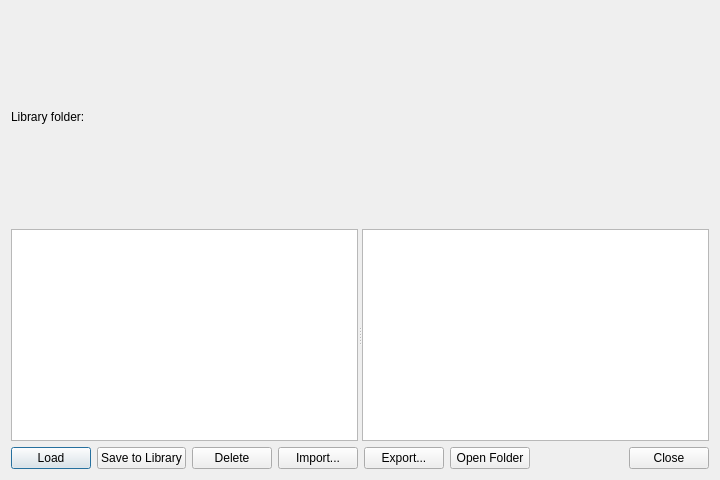
<?xml version="1.0" encoding="UTF-8"?>
<ui version="4.0">
 <class>PipelineLibraryDialog</class>
 <widget class="QDialog" name="PipelineLibraryDialog">
  <property name="geometry">
   <rect>
    <x>0</x>
    <y>0</y>
    <width>720</width>
    <height>480</height>
   </rect>
  </property>
  <property name="windowTitle">
   <string>Pipeline Library</string>
  </property>
  <layout class="QVBoxLayout" name="verticalLayout">
   <item>
    <widget class="QLabel" name="libraryPathLabel">
     <property name="text">
      <string>Library folder:</string>
     </property>
     <property name="wordWrap">
      <bool>true</bool>
     </property>
    </widget>
   </item>
   <item>
    <widget class="QSplitter" name="contentSplitter">
     <property name="orientation">
      <enum>Qt::Orientation::Horizontal</enum>
     </property>
     <widget class="QListWidget" name="pipelineListWidget">
      <property name="minimumSize">
       <size>
        <width>180</width>
        <height>0</height>
       </size>
      </property>
     </widget>
     <widget class="QTextEdit" name="previewTextEdit">
      <property name="font">
       <font>
        <family>monospace</family>
        <pointsize>9</pointsize>
       </font>
      </property>
      <property name="readOnly">
       <bool>true</bool>
      </property>
     </widget>
    </widget>
   </item>
   <item>
    <layout class="QHBoxLayout" name="actionButtonLayout">
     <item>
      <widget class="QPushButton" name="loadButton">
       <property name="text">
        <string>Load</string>
       </property>
      </widget>
     </item>
     <item>
      <widget class="QPushButton" name="saveToLibraryButton">
       <property name="text">
        <string>Save to Library</string>
       </property>
      </widget>
     </item>
     <item>
      <widget class="QPushButton" name="deleteButton">
       <property name="text">
        <string>Delete</string>
       </property>
      </widget>
     </item>
     <item>
      <widget class="QPushButton" name="importButton">
       <property name="text">
        <string>Import...</string>
       </property>
      </widget>
     </item>
     <item>
      <widget class="QPushButton" name="exportButton">
       <property name="text">
        <string>Export...</string>
       </property>
      </widget>
     </item>
     <item>
      <widget class="QPushButton" name="openFolderButton">
       <property name="text">
        <string>Open Folder</string>
       </property>
      </widget>
     </item>
     <item>
      <spacer name="actionSpacer">
       <property name="orientation">
        <enum>Qt::Orientation::Horizontal</enum>
       </property>
       <property name="sizeHint" stdset="0">
        <size>
         <width>40</width>
         <height>20</height>
        </size>
       </property>
      </spacer>
     </item>
     <item>
      <widget class="QPushButton" name="closeButton">
       <property name="text">
        <string>Close</string>
       </property>
      </widget>
     </item>
    </layout>
   </item>
  </layout>
 </widget>
 <resources/>
 <connections/>
</ui>
